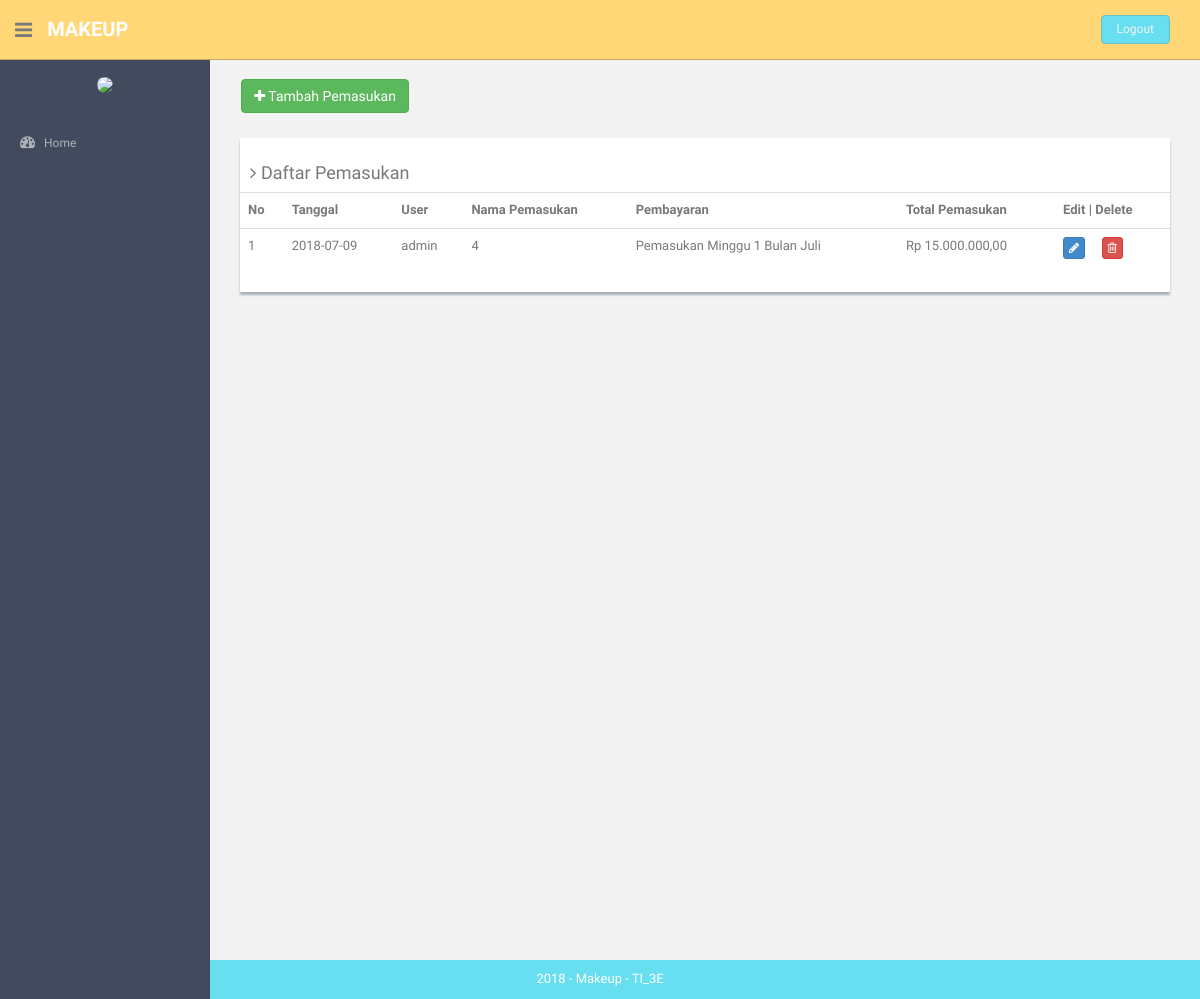
The app's page /index.php/pemasukan, older data.
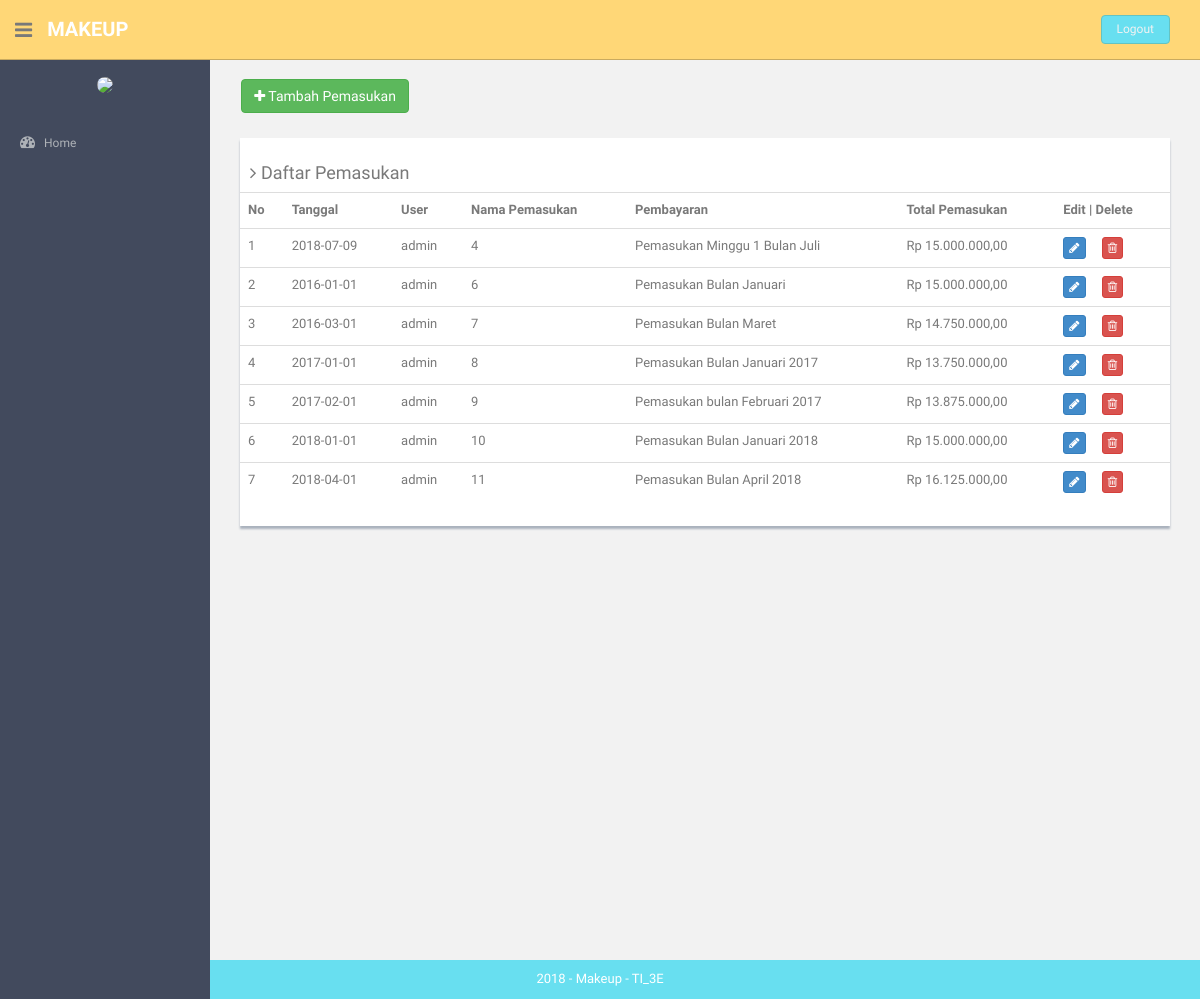
The same page, newer data.
### tables this page shows
CREATE TABLE IF NOT EXISTS `pemasukan` (
  `id_pemasukan` int(11) NOT NULL,
  `id_user` int(11) NOT NULL,
  `nama_pemasukan` varchar(100) NOT NULL,
  `tgl_pemasukan` date NOT NULL,
  `total_pemasukan` int(11) NOT NULL
);

### application/controllers/Pemasukan.php (called while the page is built, shortened)
<?php
class Pemasukan extends CI_Controller {
	public function __construct()
	{
		$this->load->helper('url','form');
		$this->load->library('form_validation');
		$this->load->model('produk_model');
		$this->load->model('pemasukan_model');
		$this->load->model('supplier_model');
		$this->load->helper('html');
		$this->load->library('image_lib');
	}
	public function index()
	{
		$object['pemasukan']=$this->pemasukan_model->getDataPemasukan();
		$cek['status'] = array(
        		'home'=>'',
        		'hrd'=>'',
        		'keuangan'=>'active',
        		'produk'=>'',
        		'pembelian'=>'',
        		'pemasukan'=>'active',
        		'pengeluaran'=>'',
        		'utang'=>'',
        		'cash_flow'=>'',
                        'pemesanan'=>'',
                        'pembayaran'=>'',
        		'neraca'=>'',
        		'admin'=>'',
        		'gaji'=>'',
        		'golongan'=>'',
        		'absensi'=>'',
        		'user'=>'',
        		'barang'=>'',
        		'supplier'=>'',
        		'kategori'=>'',
        		);
		$this->load->view('component/header',$cek);
		$this->load->view('Pemasukan/view_pemasukan',$object);
		$this->load->view('component/footer');
	}
}

### index.php (called while the page is built, shortened)
<?php
require_once BASEPATH.'core/CodeIgniter.php';

### application/models/Pemasukan_model.php (called while the page is built, shortened)
<?php
class Pemasukan_model extends CI_Model {
	public function getDataPemasukan()
	{
		$query = $this->db->query("select A.*, B.username as user from pemasukan as A join admin as B on A.id_user = B.id ");
		return $query->result();
	}
}

### application/views/Pemasukan/view_pemasukan.php (the view)
<?php
function rupiah($angka){
  $hasil_rupiah = "Rp " . number_format($angka,2,',','.');
  return $hasil_rupiah;
}
?>
<section id="main-content">
  <section class="wrapper site-min-height">
    <br>&nbsp;&nbsp;&nbsp;&nbsp;
    <a href="<?php echo site_url('pemasukan/form_pemasukan'); ?>"><button type="button" class="btn btn-success "><i class="fa fa-plus"> </i> Tambah Pemasukan</button></a>
    <br>
    <div class="col-md-12 mt">
      <div class="content-panel">
        <table class="table table-hover">
        <h4><i class="fa fa-angle-right"></i> Daftar Pemasukan</h4>
        <tr>
          <th>No</th>
          <th>Tanggal</th>
          <th>User</th>
          <th>Nama Pemasukan </th>
          <th>Pembayaran</th>
          <th>Total Pemasukan</th>
          <th align="center">Edit | Delete</th>
        </tr>
        <?php
        $no = 1;
        foreach($pemasukan as $key){
        ?>
        <tr>
          <td><?php echo $no++ ?></td>
          <td><?php echo $key->tgl_pemasukan ?></td>
          <td><?php echo $key->user ?></td>
          <td><?php echo $key->id_pemasukan ?></td>
          <td><?php echo $key->nama_pemasukan ?></td>
          <td><?php echo rupiah($key->total_pemasukan) ?></td>
          <td>
                <a class="btn btn-primary btn-xs" href="<?php echo site_url('pemasukan/update/').$key->id_pemasukan ?>">
                  <i class="fa fa-pencil"></i>
                </a>&nbsp;&nbsp;&nbsp;&nbsp;
                <a class="btn btn-danger btn-xs" href="<?php echo site_url('pemasukan/delete/').$key->id_pemasukan ?>">
                  <i class="fa fa-trash-o"></i>
                </a>
          </td>
        </tr>
        <?php } ?>
      </table>
      </div>
      </div>
    </section>
    </section>

Row changes from the older to the newer data that the page shows:
added pemasukan: tgl_pemasukan "2016-01-01", admin.username "admin", id_pemasukan "6", nama_pemasukan "Pemasukan Bulan Januari", total_pemasukan "Rp 15.000.000,00"
added pemasukan: tgl_pemasukan "2016-03-01", admin.username "admin", id_pemasukan "7", nama_pemasukan "Pemasukan Bulan Maret", total_pemasukan "Rp 14.750.000,00"
added pemasukan: tgl_pemasukan "2017-01-01", admin.username "admin", id_pemasukan "8", nama_pemasukan "Pemasukan Bulan Januari 2017", total_pemasukan "Rp 13.750.000,00"
added pemasukan: tgl_pemasukan "2017-02-01", admin.username "admin", id_pemasukan "9", nama_pemasukan "Pemasukan bulan Februari 2017", total_pemasukan "Rp 13.875.000,00"
added pemasukan: tgl_pemasukan "2018-01-01", admin.username "admin", id_pemasukan "10", nama_pemasukan "Pemasukan Bulan Januari 2018", total_pemasukan "Rp 15.000.000,00"
added pemasukan: tgl_pemasukan "2018-04-01", admin.username "admin", id_pemasukan "11", nama_pemasukan "Pemasukan Bulan April 2018", total_pemasukan "Rp 16.125.000,00"
